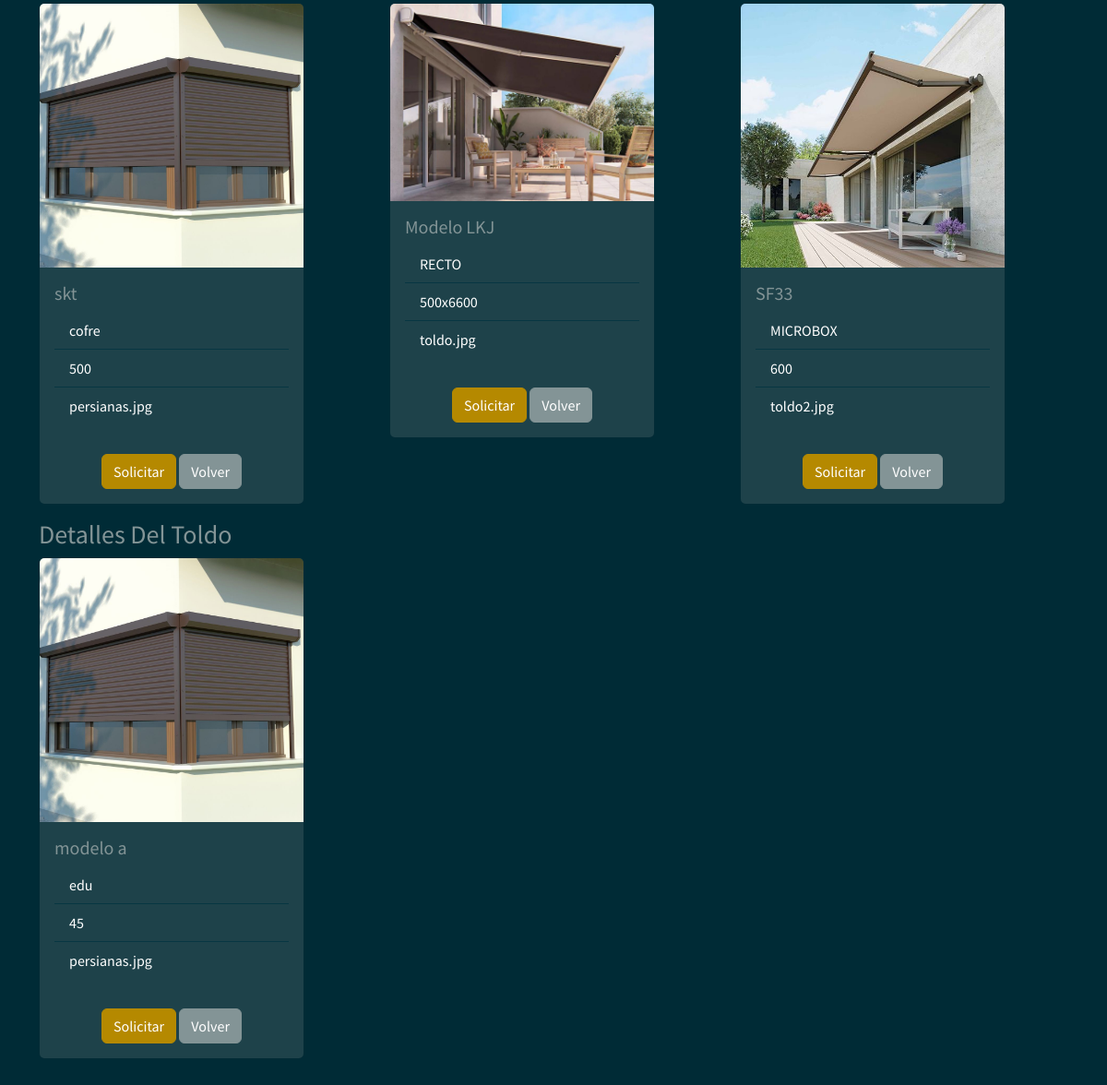
/toldo_user (signed in, lower part), run on an earlier commit of the app's database.
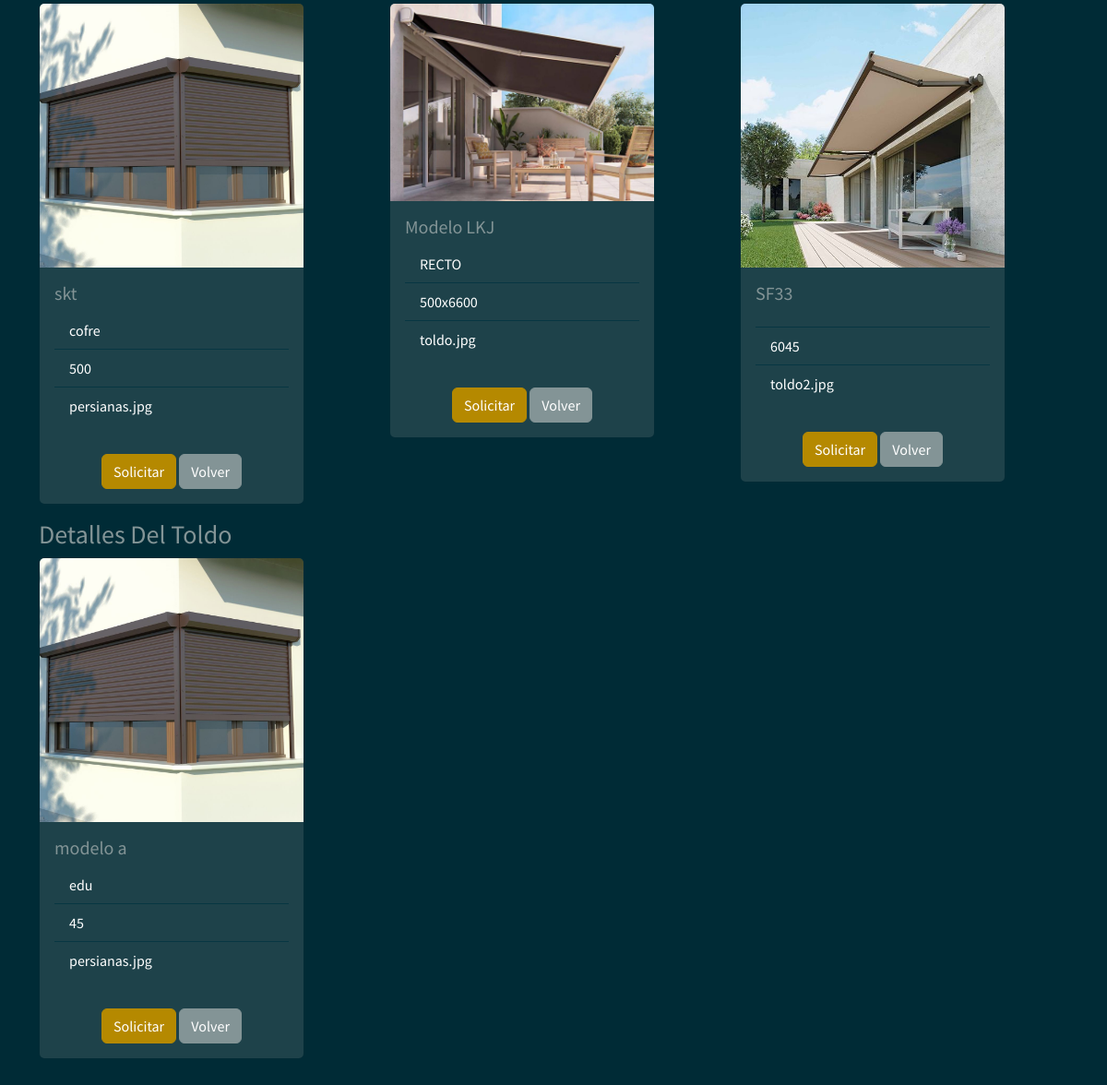
And on a later commit of the database.
### myapp/models.py (models this page shows)
    class Toldo(db.Model):
        __tablename__ = "Toldo"  # Nombre de la tabla que se crea
        Toldo_id = db.Column("toldo_id", db.Integer, Sequence(
            'toldo_id_seq'),  primary_key=True)
        Modelo = db.Column(db.String(20))
        Tipo = db.Column(db.String(30))
        Dimensiones = db.Column(db.String(30))
        Imagen = db.Column(db.String(30))

### myapp/views.py (the view)
    @app.route("/toldo_user", methods=["GET", "POST"])
    def toldo_user():
        list_toldo = db_access["list_toldos"]
        toldos = list_toldo()
        usuario = session['usuario']
        usu = usuario
        return render_template("user/toldos_user.html", toldos=toldos, usu=usu)

### myapp/templates/user/toldos_user.html (shortened to what this page needs)
<!DOCTYPE html>
<html>
<head>
    <link href="https://cdn.jsdelivr.net/npm/bootstrap@5.1.3/dist/css/bootstrap.min.css" rel="stylesheet"
>
    <link rel="stylesheet" href="../static/style/bootstrap.min(8).css">
    <link href="https://cdnjs.cloudflare.com/ajax/libs/font-awesome/4.0.3/css/font-awesome.css" rel="stylesheet">
</head>
<body>
    {% include 'includes/navbar_user.html' %}
    <section class="pt-5 pb-5">
        <div class="container">
            <div class="row mt-5">
                {% for toldo in toldos %}
                <div class="col-4">
                    <p class="list-group">
                    <h3>Detalles Del Toldo</h3>
                    <div class="card" style="width: 18rem;">
                        <img src="../static/style/img/{{toldo.Imagen}}" class="card-img-top" alt="...">
                        <div class="card-body">
                            <h5 class="card-title">
                                {{toldo.Modelo}}
                            </h5>
                            <ul class="list-group list-group-flush">
                                <li class="list-group-item">
                                    {{toldo.Tipo}}
                                </li>
                                <li class="list-group-item">
                                    {{toldo.Dimensiones}}
                                </li>
                                <li class="list-group-item">
                                    {{toldo.Imagen}}
                                </li>
                            </ul>
                        </div>
                        <div class="card-body mx-auto">
                            <a class="btn btn-primary" href="/details_toldo/{{toldo.Toldo_id}}">Solicitar</a>
                            <a class="btn btn-secondary" href="#">Volver</a>
                        </div>
                    </div>
                    </p>
                </div>
                {% endfor %}
            </div>
        </div>
    </section>
</body>
</html>

### myapp/templates/includes/navbar_user.html (shortened to what this page needs)
<link href="https://cdnjs.cloudflare.com/ajax/libs/font-awesome/5.10.0/css/all.min.css" rel="stylesheet">

What changed in the data, as far as the page shows it:
changed Toldo "SF33": Dimensiones "600" → "6045"; Tipo "MICROBOX" → (not shown)
